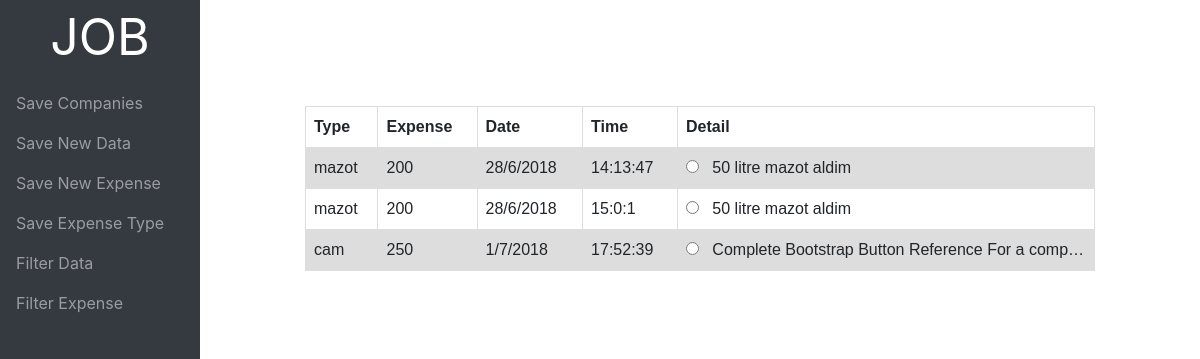
/filter/expense, run on the app's committed database.
### job/models.py (models this page shows)
class Expenses(models.Model):
    kind = models.ForeignKey(TypeExpense, on_delete=models.CASCADE)
    expense=models.IntegerField()
    detail = models.CharField(max_length=300)
    save_date = models.DateTimeField('save date')

class TypeExpense(models.Model):
    name = models.CharField(max_length=30)

### job/views/filter.py (the view)
# urls.py: path('filter/expense',filter.expense,name='filterexpense'),
def expense(req):
    allData = Expenses.objects.all()
    context = {
        "allData": allData
    }
    return render(req, 'filter/expense.html', context)

### templates/filter/expense.html (shortened to what this page needs)
 {% extends "base.html" %} {% block title %}home-{{ block.super }}{% endblock title %} {% block body %}
<div class="container-fluid h-100">
    <div class="row h-100">
        <aside class="col-12 col-md-2 p-0 bg-dark">
            {% include "include/nav.html" %}
        </aside>
        <main class="col bg-faded py-3">
            <div class="form">
                <table>
                    <tr>
                        <th>Type</th>
                        <th>Expense</th>
                        <th>Date</th>
                        <th>Time</th>
                        <th>Detail</th>
                    </tr>
                    {% for item in allData %}
                    <tr class="bordered">
                        <td>{{item.kind.name }}</td>
                        <td>{{ item.expense }}</td>
                        <td>{{ item.save_date.day}}/{{ item.save_date.month}}/{{ item.save_date.year}}</td>
                        <td>{{ item.save_date.hour}}:{{ item.save_date.minute}}:{{ item.save_date.second}}</td>
                        <td class="spantd">
                            <span class="span">
                                <input type="radio" value="{{ item.detail }}" name="optradio">
                                &nbsp;&nbsp;{{ item.detail }}
                            </span>
                        </td>
                    </tr>
                    {% endfor %}
                </table>
                <div class="encompassing">
                    <div class="showdetail"></div>
                </div>
            </div>
        </main>
    </div>
</div>
{% endblock body %}

### templates/base.html (shortened to what this page needs)
{% load static %}
<!DOCTYPE html>
<html lang="en">
<head>
    <link rel="stylesheet" href='{% static "css/bootstrap.min.css" %}'>
    <link rel="stylesheet" href='{% static "css/my.css" %}'>
    <link rel="stylesheet" href='{% static "css/jqueryui.css" %}'>
</head>
<body>
    {% block body %}{% endblock %}
</body>
</html>

### templates/include/nav.html
<div class="w-100 text-center logo" ><span onclick="window.location='{% url 'index' %}'" style="cursor:pointer">JOB</spa></div>
<nav class="navbar navbar-expand navbar-dark bg-dark flex-md-column flex-row align-items-start py-2">
  <div class="collapse navbar-collapse">
    <ul class="flex-md-column flex-row navbar-nav w-100 justify-content-between">
      <li class="nav-item">
        <a class="nav-link pl-0" href="{% url 'companies' %}">
          <span class="d-none d-md-inline">Save Companies</span>
        </a>
      </li>
      <li class="nav-item">
        <a class="nav-link pl-0" href="{% url 'index' %}">
          <span class="d-none d-md-inline">Save New Data</span>
        </a>
      </li>
      <li class="nav-item">
        <a class="nav-link pl-0" href="{% url 'expense' %}">
          <span class="d-none d-md-inline">Save New Expense</span>
        </a>
      </li>
      <li class="nav-item">
        <a class="nav-link pl-0" href="{% url 'typeofexpense' %}">
          <span class="d-none d-md-inline">Save Expense Type</span>
        </a>
      </li>
      <li class="nav-item">
        <a class="nav-link pl-0" href="{% url 'filterdata' %}">
          <span class="d-none d-md-inline">Filter Data</span>
        </a>
      </li>
      <li class="nav-item">
        <a class="nav-link pl-0" href="{% url 'filterexpense' %}">
          <span class="d-none d-md-inline">Filter Expense</span>
        </a>
      </li>
    </ul>
  </div>
</nav>

### static/css/my.css (style rules this page uses)
html, body { height: 100%; overflow-x:hidden; }
div.form { padding: 90px; }
.logo { color: white; font-size: 50px; }
table { font-family: arial, sans-serif; width: 100%; }
td, th { border: 1px solid #dddddd; text-align: left; padding: 8px; }
tr:nth-child(even) { background-color: #dddddd; }
.span { display: block; text-overflow: ellipsis; width: 400px; overflow: hidden; white-space: nowrap; }
.spantd { width: 400px; }
.showdetail { padding: 20px; }

### data on the page
Expenses: kind.name "mazot", expense "200", save_date.day "28", save_date.month "6", save_date.year "2018", save_date.hour "14", save_date.minute "13", save_date.second "47", detail "50 litre mazot aldim"
Expenses: kind.name "mazot", expense "200", save_date.day "28", save_date.month "6", save_date.year "2018", save_date.hour "15", save_date.minute "0", save_date.second "1", detail "50 litre mazot aldim"
Expenses: kind.name "cam", expense "250", save_date.day "1", save_date.month "7", save_date.year "2018", save_date.hour "17", save_date.minute "52", save_date.second "39", detail "Complete Bootstrap Button Reference For a comp…"
